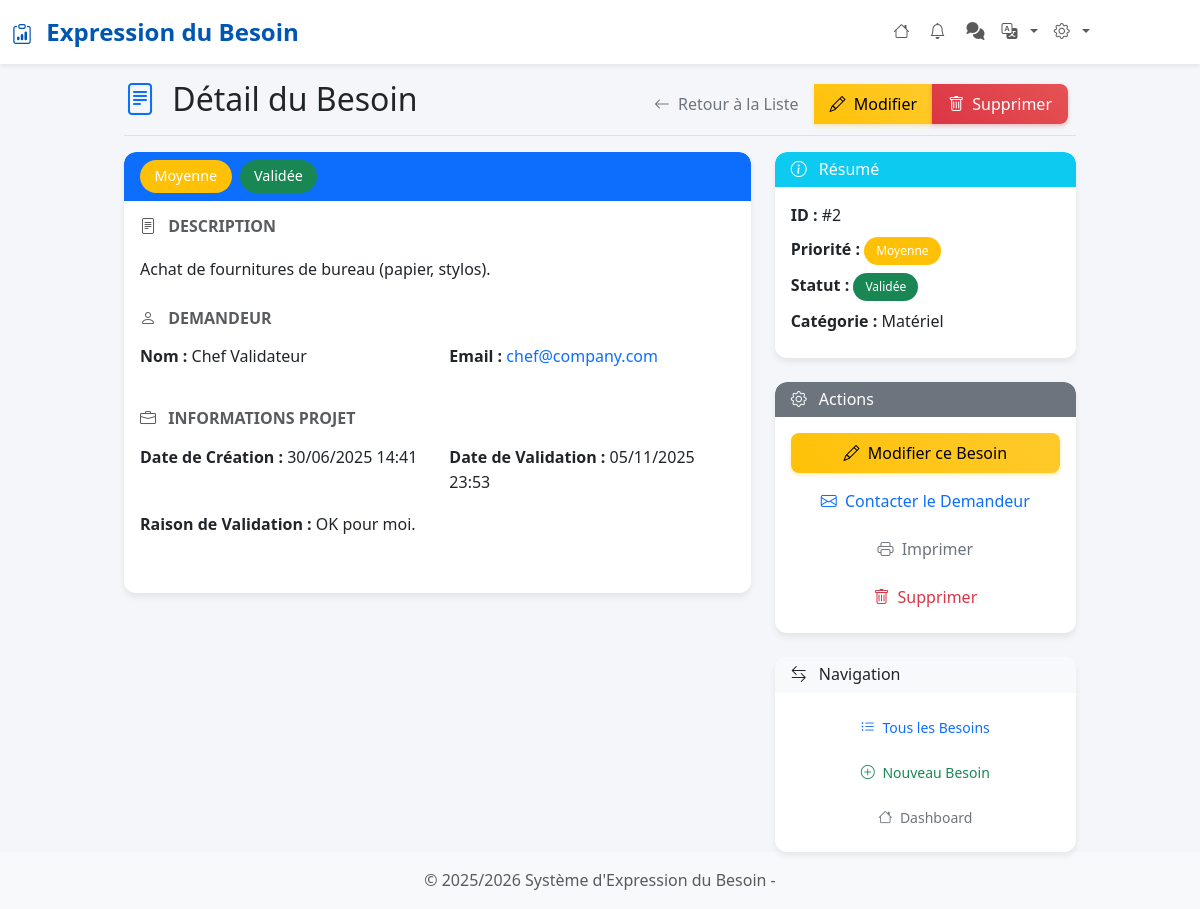
The page /pages/detail-besoin.php?id=2 on the database its author committed.
### tables this page shows
CREATE TABLE `demandes` (
  `id` int(11) NOT NULL,
  `user_id` int(11) NOT NULL,
  `type_besoin_id` int(11) NOT NULL,
  `description` text NOT NULL,
  `urgence` enum('Faible','Moyenne','Urgente') NOT NULL DEFAULT 'Faible',
  `statut` enum('En attente','En cours de validation','Traitée') NOT NULL DEFAULT 'En attente',
  `date_creation` datetime DEFAULT current_timestamp()
);

CREATE TABLE `users` (
  `id` int(11) NOT NULL,
  `nom` varchar(255) NOT NULL,
  `email` varchar(255) NOT NULL,
  `password` varchar(255) NOT NULL,
  `role` enum('Demandeur','Validateur','Administrateur') NOT NULL DEFAULT 'Demandeur',
  `created_at` timestamp NOT NULL DEFAULT current_timestamp(),
  `service_id` int(11) NOT NULL DEFAULT 1
);

CREATE TABLE `validation` (
  `id` int(11) NOT NULL,
  `demande_id` int(11) NOT NULL,
  `validateur_id` int(11) NOT NULL,
  `commentaire` text DEFAULT NULL,
  `statut_validation` enum('Validée','Rejetée') NOT NULL,
  `date_validation` datetime DEFAULT current_timestamp()
);

CREATE TABLE `types_besoins` (
  `id` int(11) NOT NULL,
  `libelle` varchar(100) NOT NULL
);

### pages/detail-besoin.php (the view, shortened to what the rows shown need)
<?php
include '../includes/header.php';
$id = intval($_GET['id'] ?? 0);
$editMode = isset($_GET['edit']) && $_GET['edit'] == '1';
$besoin = null;
try {
    $besoin = getBesoinById($id);
} catch (Exception $e) {
    setFlashMessage('error', 'Erreur lors du chargement du besoin : ' . $e->getMessage());
}
?>
<div class="d-flex justify-content-between flex-wrap flex-md-nowrap align-items-center pt-3 pb-2 mb-3 border-bottom">
    <h1 class="h2">
        <i class="bi bi-file-text me-2 text-primary"></i>
        <?php echo $editMode ? 'Modifier le Besoin' : 'Détail du Besoin'; ?>
    </h1>
</div>
<div class="row">
    <div class="col-lg-8">
        <?php if ($editMode): ?>
        <div class="card">
            <div class="card-header bg-warning text-dark">
                <h5 class="card-title mb-0">
                    <i class="bi bi-pencil me-2"></i>
                    Modification du Besoin
                </h5>
            </div>
            <div class="card-body">
                <form method="POST" id="editBesoinForm" novalidate>
                    <input type="hidden" name="csrf_token" value="<?php echo $csrfToken; ?>">
                    <div class="row mb-4">
                        <div class="col-12">
                            <h6 class="text-muted text-uppercase fw-bold mb-3">
                                <i class="bi bi-info-circle me-2"></i>
                                Informations Générales
                            </h6>
                        </div>
                        <div class="col-md-6 mb-3">
                            <label for="priorite" class="form-label">Priorité *</label>
                            <select class="form-select" id="priorite" name="priorite" required>
                                <option value="Faible"
                                    <?php echo ($besoin['urgence'] === 'Faible') ? 'selected' : ''; ?>>
                                    Faible
                                </option>
                                <option value="Moyenne"
                                    <?php echo ($besoin['urgence'] === 'Moyenne') ? 'selected' : ''; ?>>
                                    Moyenne
                                </option>
                                <option value="Urgente"
                                    <?php echo ($besoin['urgence'] === 'Urgente') ? 'selected' : ''; ?>>
                                    Critique
                                </option>
                            </select>
                        </div>
                        <div class="col-md-6 mb-3">
                            <label for="statut" class="form-label">Statut *</label>
                            <select class="form-select" id="statut" name="statut" required>
                                <option value="En attente"
                                    <?php echo ($besoin['statut_final'] === 'En attente') ? 'selected' : ''; ?>>
                                    En attente
                                </option>
                                <option value="En cours de validation"
                                    <?php echo ($besoin['statut_final'] === 'En cours de validation') ? 'selected' : ''; ?>>
                                    En cours de validation
                                </option>
                                <option value="Traitée"
                                    <?php echo ($besoin['statut_final'] === 'Traitée') ? 'selected' : ''; ?>>
                                    Traitée
                                </option>
                                <option value="Validée"
                                    <?php echo ($besoin['statut_final'] === 'Validée') ? 'selected' : ''; ?>>
                                    Validée
                                </option>
                                <option value="Rejetée"
                                    <?php echo ($besoin['statut_final'] === 'Rejetée') ? 'selected' : ''; ?>>
                                    Rejetée
                                </option>
                            </select>
                        </div>
                        <div class="col-md-12 mb-3">
                            <label for="categorie" class="form-label">Catégorie *</label>
                            <select class="form-select" id="categorie" name="categorie" required>
                                <option value="">Sélectionnez une catégorie</option>
                                <option value="1"
                                    <?php echo (($besoin['type_besoin'] ?? '') == '1') ? 'selected' : ''; ?>>
                                    Matériel
                                </option>
                                <option value="2"
                                    <?php echo (($besoin['type_besoin'] ?? '') == '2') ? 'selected' : ''; ?>>
                                    Logiciel
                                </option>
                                <option value="3" <?php echo (($besoin['type_besoin'] ?? '') == '3') ? 'selected' : ''; ?>>
                                    Service
                                </option>
                                <option value="4"
                                    <?php echo (($besoin['type_besoin'] ?? '') === '4') ? 'selected' : ''; ?>>
                                    Autre
                                </option>
                            </select>
                        </div>
                        <div class="col-12 mb-3">
                            <label for="description" class="form-label">Description Détaillée *</label>
                            <textarea class="form-control" id="description" name="description" rows="5"
                                required><?php echo htmlspecialchars($besoin['description']); ?></textarea>
                        </div>
                    </div>
                    <div class="row mb-4">
                        <div class="col-12">
                            <h6 class="text-muted text-uppercase fw-bold mb-3">
                                <i class="bi bi-person me-2"></i>
                                Informations du Demandeur
                            </h6>
                        </div>
                        <div class="col-md-6 mb-3">
                            <label for="demandeur_nom" class="form-label">Nom Complet *</label>
                            <input type="text" class="form-control" id="demandeur_nom" name="demandeur_nom"
                                value="<?php echo htmlspecialchars($besoin['demandeur_nom']); ?>" required
                                maxlength="100" readonly>
                        </div>
                        <div class="col-md-6 mb-3">
                            <label for="demandeur_email" class="form-label">Adresse Email *</label>
                            <input type="email" class="form-control" id="demandeur_email" name="demandeur_email"
                                value="<?php echo htmlspecialchars($besoin['demandeur_email']); ?>" required
                                maxlength="150" readonly>
                        </div>
                    </div>
                    <div class="row">
                        <div class="col-12">
                            <hr>
                            <div class="d-flex justify-content-between">
                                <a href="detail-besoin.php?id=<?php echo $id; ?>" class="btn btn-outline-secondary">
                                    <i class="bi bi-x me-1"></i>
                                    Annuler
                                </a>
                                <button type="submit" class="btn btn-warning">
                                    <i class="bi bi-check-circle me-1"></i>
                                    Mettre à Jour
                                </button>
                            </div>
                        </div>
                    </div>
                </form>
            </div>
        </div>
        <?php else: ?>
        <div class="card">
            <div class="card-header bg-primary text-white d-flex justify-content-between align-items-center">
                <div class="d-flex gap-2">
                    <span class="badge bg-<?php echo getPriorityClass($besoin['urgence']); ?> fs-6">
                        <?php echo $besoin['urgence']; ?>
                    </span>
                    <span class="badge bg-<?php echo getPriorityClass($besoin['statut_final']); ?> fs-6">
                        <?php echo $besoin['statut_final']; ?>
                    </span>
                </div>
            </div>
            <div class="card-body">
                <div class="mb-4">
                    <h6 class="text-muted text-uppercase fw-bold mb-3">
                        <i class="bi bi-file-text me-2"></i>
                        Description
                    </h6>
                    <p class="text-justify lh-lg">
                        <?php echo nl2br(htmlspecialchars($besoin['description'])); ?>
                    </p>
                </div>
                <div class="mb-4">
                    <h6 class="text-muted text-uppercase fw-bold mb-3">
                        <i class="bi bi-person me-2"></i>
                        Demandeur
                    </h6>
                    <div class="row">
                        <div class="col-md-6">
                            <p><strong>Nom :</strong> <?php echo htmlspecialchars($besoin['demandeur_nom']); ?></p>
                        </div>
                        <div class="col-md-6">
                            <p><strong>Email :</strong>
                                <a href="mailto:<?php echo htmlspecialchars($besoin['demandeur_email']); ?>"
                                    class="text-decoration-none">
                                    <?php echo htmlspecialchars($besoin['demandeur_email']); ?>
                                </a>
                            </p>
                        </div>
                    </div>
                </div>
                <div class="mb-4">
                    <h6 class="text-muted text-uppercase fw-bold mb-3">
                        <i class="bi bi-briefcase me-2"></i>
                        Informations Projet
                    </h6>
                    <div class="row">
                        <div class="col-md-6">
                            <p><strong>Date de Création :</strong>
                                <?php echo formatDateTime($besoin['date_creation']); ?>
                            </p>
                        </div>
                        <?php if($besoin['statut_final'] === 'Validée' || $besoin['statut_final'] === 'Rejetée'):?>
                            <div class="col-md-6">
                                <p><strong>Date de <?php echo $besoin['statut_final'] === 'Validée' ? 'Validation' : 'Rejetée'; ?> :</strong>
                                    <?php echo formatDateTime($besoin['date_validation']); ?>
                                </p>
                            </div>
                        <?php endif; ?>
                        <?php if($besoin['statut_final'] === 'Validée' || $besoin['statut_final'] === 'Rejetée'):?>
                            <div class="col-md-6">
                                <p><strong>Raison de <?php echo $besoin['statut_final'] === 'Validée' ? 'Validation' : 'Rejetée'; ?> :</strong>
                                    <?php echo $besoin['commentaire']; ?>
                                </p>
                            </div>
                        <?php endif; ?>
                    </div>
                </div>
            </div>
        </div>
        <?php endif; ?>
    </div>
    <div class="col-lg-4">
        <div class="card mb-4">
            <div class="card-body">
                <ul class="list-unstyled mb-0">
                    <li class="mb-2">
                        <strong>ID :</strong> #<?php echo $besoin['id']; ?>
                    </li>
                    <li class="mb-2">
                        <strong>Priorité :</strong>
                        <span class="badge bg-<?php echo getPriorityClass($besoin['urgence']); ?>">
                            <?php echo getPriorityLabel($besoin['urgence']); ?>
                        </span>
                    </li>
                    <li class="mb-2">
                        <strong>Statut :</strong>
                        <span class="badge bg-<?php echo getPriorityClass($besoin['statut_final']); ?>">
                        </span>
                    </li>
                    <li class="mb-2">
                        <strong>Catégorie :</strong> <?php echo htmlspecialchars($besoin['type_besoin']); ?>
                    </li>
                </ul>
            </div>
        </div>
    </div>
</div>
<?php include '../includes/footer.php'; ?>

### rows shown on the page
demandes: urgence "Moyenne", description "Achat de fournitures de bureau (papier, stylos).", user.nom "Chef Validateur", user.email "chef@company.com", date_creation "30/06/2025 14:41", validation.date_validation "05/11/2025 23:53", validation.commentaire "OK pour moi.", id "2", type_besoin.libelle "Matériel"

### other values the page prints
getSetence('header_title') "Expression du Besoin"
$besoin['statut_final'] "Validée"
